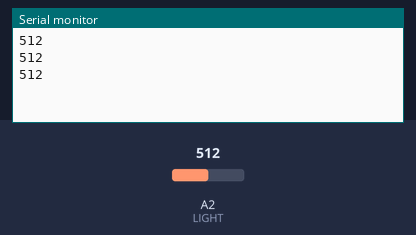
The sketch below on a simulated Arduino Uno, built with avr-gcc and run on an emulated ATmega328P. On the bench: the last lines printed to the serial monitor. Inputs (shaded band) come from the test bench; at power-on: A2 (LIGHT) = 512.

Above: at 1.3 s.
1.4 s: A2 (LIGHT) set to 716
At 1.9 s:
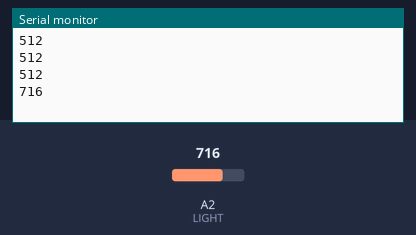
2.9 s: A2 (LIGHT) set to 900
At 3.4 s:
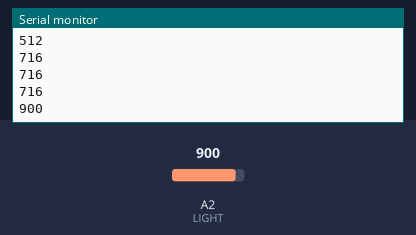
Timing chart, 0 to 5.9 s (numbered marks = the images above; inputs shaded):
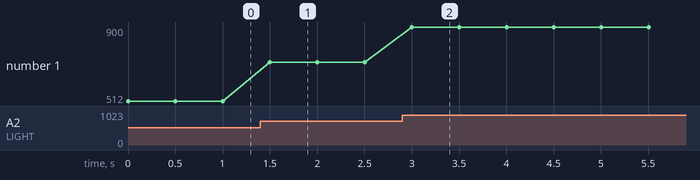

Measured:
- after the input at 1.4 s, the serial monitor: prints a new line after 0.10 s (image 1)
- after the input at 2.9 s, the serial monitor: prints a new line after 0.10 s (image 2)
- plotted number 1: 512 → 716 after the input at 1.4 s, 716 → 900 after the input at 2.9 s

The sketch:

light_calib.ino
```cpp
#define LIGHT A2
#define LIGHT_THRESHOLD 300
void setup(){
    Serial.begin(9600);
    pinMode(LIGHT, INPUT);
}
bool is_dark(){
    int light_value = analogRead(LIGHT);
    Serial.println(light_value);
    if(light_value > LIGHT_THRESHOLD) return true;
    return false;
}
void loop(){
    bool dark = is_dark();
//    Serial.println(dark);
    delay(500);
}
```
